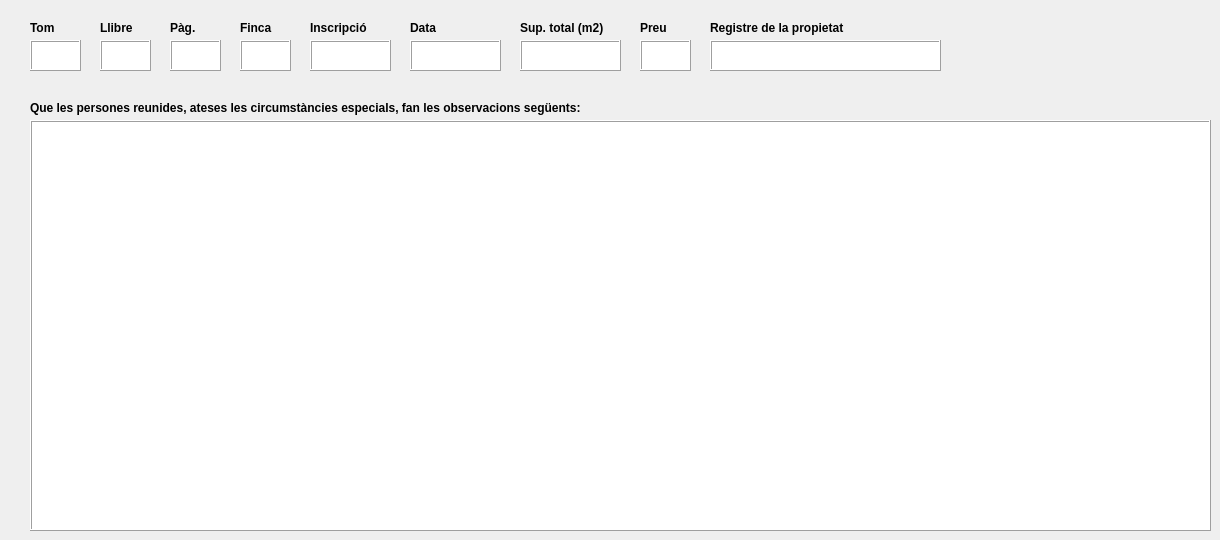
           <widget class="QWidget" name="tab_3">
            <attribute name="title">
             <string>DADES REGISTRALS I OBSERVACIONS</string>
            </attribute>
            <widget class="QLabel" name="label_27">
             <property name="geometry">
              <rect>
               <x>30</x>
               <y>20</y>
               <width>51</width>
               <height>16</height>
              </rect>
             </property>
             <property name="font">
              <font>
               <weight>75</weight>
               <bold>true</bold>
              </font>
             </property>
             <property name="text">
              <string>Tom</string>
             </property>
            </widget>
            <widget class="QTextEdit" name="tom">
             <property name="geometry">
              <rect>
               <x>30</x>
               <y>40</y>
               <width>51</width>
               <height>31</height>
              </rect>
             </property>
             <property name="frameShape">
              <enum>QFrame::Box</enum>
             </property>
             <property name="frameShadow">
              <enum>QFrame::Raised</enum>
             </property>
            </widget>
            <widget class="QTextEdit" name="llibre">
             <property name="geometry">
              <rect>
               <x>100</x>
               <y>40</y>
               <width>51</width>
               <height>31</height>
              </rect>
             </property>
             <property name="frameShape">
              <enum>QFrame::Box</enum>
             </property>
             <property name="frameShadow">
              <enum>QFrame::Raised</enum>
             </property>
            </widget>
            <widget class="QLabel" name="label_28">
             <property name="geometry">
              <rect>
               <x>100</x>
               <y>20</y>
               <width>51</width>
               <height>16</height>
              </rect>
             </property>
             <property name="font">
              <font>
               <weight>75</weight>
               <bold>true</bold>
              </font>
             </property>
             <property name="text">
              <string>Llibre</string>
             </property>
            </widget>
            <widget class="QTextEdit" name="full">
             <property name="geometry">
              <rect>
               <x>170</x>
               <y>40</y>
               <width>51</width>
               <height>31</height>
              </rect>
             </property>
             <property name="frameShape">
              <enum>QFrame::Box</enum>
             </property>
             <property name="frameShadow">
              <enum>QFrame::Raised</enum>
             </property>
            </widget>
            <widget class="QLabel" name="label_29">
             <property name="geometry">
              <rect>
               <x>170</x>
               <y>20</y>
               <width>51</width>
               <height>16</height>
              </rect>
             </property>
             <property name="font">
              <font>
               <weight>75</weight>
               <bold>true</bold>
              </font>
             </property>
             <property name="text">
              <string>Pàg.</string>
             </property>
            </widget>
            <widget class="QTextEdit" name="registral_origen">
             <property name="geometry">
              <rect>
               <x>240</x>
               <y>40</y>
               <width>51</width>
               <height>31</height>
              </rect>
             </property>
             <property name="frameShape">
              <enum>QFrame::Box</enum>
             </property>
             <property name="frameShadow">
              <enum>QFrame::Raised</enum>
             </property>
            </widget>
            <widget class="QLabel" name="label_30">
             <property name="geometry">
              <rect>
               <x>240</x>
               <y>20</y>
               <width>51</width>
               <height>16</height>
              </rect>
             </property>
             <property name="font">
              <font>
               <weight>75</weight>
               <bold>true</bold>
              </font>
             </property>
             <property name="text">
              <string>Finca</string>
             </property>
            </widget>
            <widget class="QTextEdit" name="inscripcio">
             <property name="geometry">
              <rect>
               <x>310</x>
               <y>40</y>
               <width>81</width>
               <height>31</height>
              </rect>
             </property>
             <property name="frameShape">
              <enum>QFrame::Box</enum>
             </property>
             <property name="frameShadow">
              <enum>QFrame::Raised</enum>
             </property>
            </widget>
            <widget class="QLabel" name="label_31">
             <property name="geometry">
              <rect>
               <x>310</x>
               <y>20</y>
               <width>71</width>
               <height>16</height>
              </rect>
             </property>
             <property name="font">
              <font>
               <weight>75</weight>
               <bold>true</bold>
              </font>
             </property>
             <property name="text">
              <string>Inscripció</string>
             </property>
            </widget>
            <widget class="QTextEdit" name="data_inscripcio">
             <property name="geometry">
              <rect>
               <x>410</x>
               <y>40</y>
               <width>91</width>
               <height>31</height>
              </rect>
             </property>
             <property name="frameShape">
              <enum>QFrame::Box</enum>
             </property>
             <property name="frameShadow">
              <enum>QFrame::Raised</enum>
             </property>
            </widget>
            <widget class="QLabel" name="label_32">
             <property name="geometry">
              <rect>
               <x>410</x>
               <y>20</y>
               <width>51</width>
               <height>16</height>
              </rect>
             </property>
             <property name="font">
              <font>
               <weight>75</weight>
               <bold>true</bold>
              </font>
             </property>
             <property name="text">
              <string>Data</string>
             </property>
            </widget>
            <widget class="QTextEdit" name="sup_registral">
             <property name="geometry">
              <rect>
               <x>520</x>
               <y>40</y>
               <width>101</width>
               <height>31</height>
              </rect>
             </property>
             <property name="frameShape">
              <enum>QFrame::Box</enum>
             </property>
             <property name="frameShadow">
              <enum>QFrame::Raised</enum>
             </property>
            </widget>
            <widget class="QLabel" name="label_33">
             <property name="geometry">
              <rect>
               <x>520</x>
               <y>20</y>
               <width>101</width>
               <height>16</height>
              </rect>
             </property>
             <property name="font">
              <font>
               <weight>75</weight>
               <bold>true</bold>
              </font>
             </property>
             <property name="text">
              <string>Sup. total (m2)</string>
             </property>
            </widget>
            <widget class="QLabel" name="label_34">
             <property name="geometry">
              <rect>
               <x>640</x>
               <y>20</y>
               <width>51</width>
               <height>16</height>
              </rect>
             </property>
             <property name="font">
              <font>
               <weight>75</weight>
               <bold>true</bold>
              </font>
             </property>
             <property name="text">
              <string>Preu</string>
             </property>
            </widget>
            <widget class="QTextEdit" name="preu">
             <property name="geometry">
              <rect>
               <x>640</x>
               <y>40</y>
               <width>51</width>
               <height>31</height>
              </rect>
             </property>
             <property name="frameShape">
              <enum>QFrame::Box</enum>
             </property>
             <property name="frameShadow">
              <enum>QFrame::Raised</enum>
             </property>
            </widget>
            <widget class="QTextEdit" name="registre_prop">
             <property name="geometry">
              <rect>
               <x>710</x>
               <y>40</y>
               <width>231</width>
               <height>31</height>
              </rect>
             </property>
             <property name="frameShape">
              <enum>QFrame::Box</enum>
             </property>
             <property name="frameShadow">
              <enum>QFrame::Raised</enum>
             </property>
            </widget>
            <widget class="QLabel" name="label_35">
             <property name="geometry">
              <rect>
               <x>710</x>
               <y>20</y>
               <width>161</width>
               <height>16</height>
              </rect>
             </property>
             <property name="font">
              <font>
               <weight>75</weight>
               <bold>true</bold>
              </font>
             </property>
             <property name="text">
              <string>Registre de la propietat</string>
             </property>
            </widget>
            <widget class="QLabel" name="label_36">
             <property name="geometry">
              <rect>
               <x>30</x>
               <y>100</y>
               <width>621</width>
               <height>16</height>
              </rect>
             </property>
             <property name="font">
              <font>
               <weight>75</weight>
               <bold>true</bold>
              </font>
             </property>
             <property name="text">
              <string>Que les persones reunides, ateses les circumstàncies especials, fan les observacions següents:</string>
             </property>
            </widget>
            <widget class="QTextEdit" name="observacions_AO">
             <property name="geometry">
              <rect>
               <x>30</x>
               <y>120</y>
               <width>1181</width>
               <height>411</height>
              </rect>
             </property>
             <property name="frameShape">
              <enum>QFrame::Box</enum>
             </property>
             <property name="frameShadow">
              <enum>QFrame::Raised</enum>
             </property>
            </widget>
           </widget>
